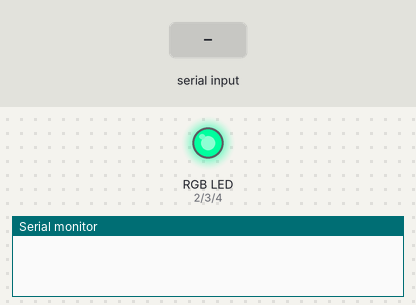
Bench run of a sketch on a simulated Arduino Uno, built with avr-gcc and run on an emulated ATmega328P. Parts: an RGB LED mixed from three pins (HIGH = lit), the last lines printed to the serial monitor. Inputs (shaded band) come from the test bench.

Above: at 1.2 s.
1.3 s: "90,45\n" received over Serial
At 1.8 s:
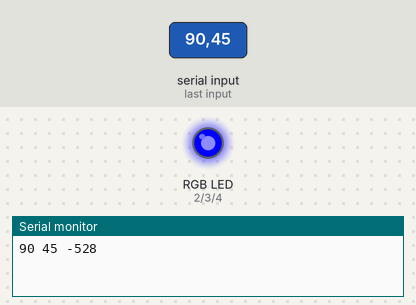
2.8 s: "30,150\n" received over Serial
At 3.7 s:
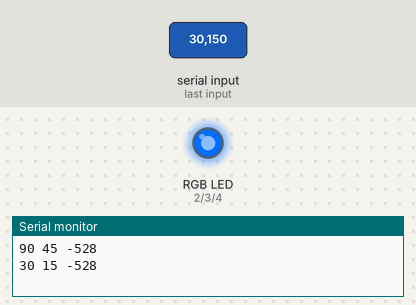
4.3 s: "0\n" received over Serial
At 5.5 s:
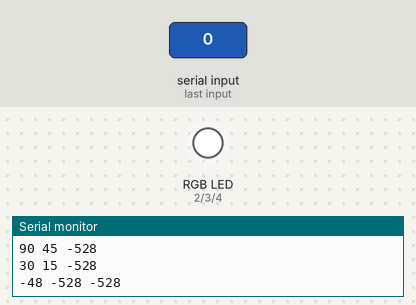
5.8 s: "5\n" received over Serial
At 7.0 s:
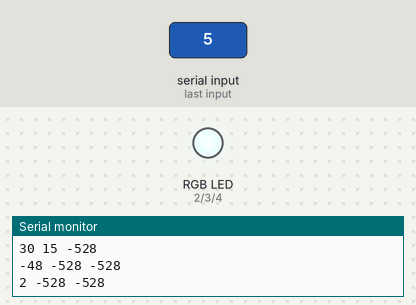
7.3 s: "90\n" received over Serial
At 7.7 s:
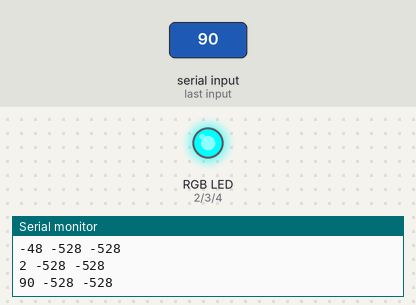
Timing chart, 0 to 9.8 s (numbered marks = the images above; inputs shaded):
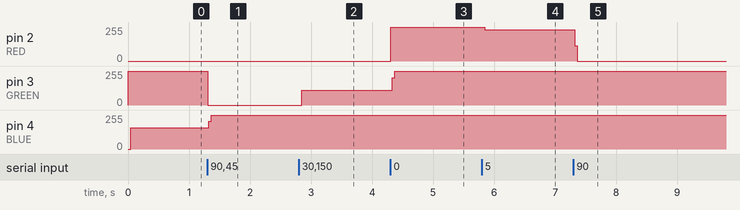

The sketch:

RGBColourMixer_v1.1.ino
```cpp
/*
 *  University College Dublin
 *  School of Electronic and Electrical Engineering
 *
 *  ElecSoc
 *
 *  Robotics Officer: Chukwuebuka Amadi-Obi
 *
 *  Script Name  : RGB Colour Mixer
 *  Author       : Joe Biju, David Remenyik
 *  Date         : 07 February 2024
 *
 *  ### SCRIPT OVERVIEW
 *
 *  ## Objective
 *  - Program should take in RGB values for a colour (0-255), and use PWM to
 *    achieve an appropriate colour in 4-pin RGB LED with common anode
 *  - It should be programmed so it acts with minimal/no delay, as this is to be
 *    scaled up to 512 LEDs together
 *
 *  ## Script Details
 *  - The script avoids the use of the delay() function, instead opting for millis()
 *    and if condition to check if a block of code should run/wait
 *      - The delay() functions causes the whole script to halt, preventin scripts
 *        from runnning in parallel
 *  - It is currently intended for one LED only
 *  - It should use Serial Port to communicate with computer/other software to
 *    update the colours rather than manually
 *
 *  ### LIMITATIONS
 *  - Must convert RGB values in 255 form into 0-25 range
 *  - To force a colour to stay permanetly on, -1 must be used [FIXED?]
 *  - Reading in from Serial Port, conversions from String - Char - Int is inefficient,
 *    and also require converting ASCII to Integer
 *  - There's defo some other stuff but can't think of any rn
 *
 *  ### VERSIONS
 *  V0.1 (Done) -  31 January 2024
 *  - LED connected to Arduino
 *  - Basic PWM using delay()
 *  - Trial using millis() with mod (%). Unable to test if worked
 *
 *  V1.1 (Done) -  07 January 2024
 *  - Switch to use of millis()
 *  - Can read in inputs from Serial Monitor Window ('New Line' selected)
 *    in the form ##,##,## and convert RGB values into colour on LED
 *      - Note: Colour doesn't always match perfectly due to brightness of LED
 *  - Attempted Unity integration where spacebar would toggle the LED on/off
 *
 *  V1.2 (Planned)
 *  - Address limitations listed above
 *      - Try introduce a mapping function convert 0-255 range to 0-25
 *  - Add !redStatus etc. to invert bool operator in digitalWrite() and use
 *    'TRUE' and 'FALSE' to make it easier to understand if light selected ON or OFF
 *
 */


//------------------------------------
#define RED 2
#define GREEN 3
#define BLUE 4


//------------------------------------
bool redStatus = 1;  //Off
bool greenStatus = 1;
bool blueStatus = 1;
int redTick = 0;
int greenTick = 0;
int blueTick = 0;

//Set colour (map 0-255 -> 0-25)
//Example: Teal = rgb(88, 159, 164) -> 9, 16, 16
int redIntensity = 25;  //100% (Full) brightness
int greenIntensity = 0; //0% (No) brightness
int blueIntensity = 10; //40% brightness


char receivedCharData[10] = "00,00,00"; //For Serial.readStringUnitl() to be converted to Char array
char serialMsg[20]; //Degugging: For outputting messages to console, in combination with sprintf()


//------------------------------------
void setup() {
  Serial.begin(9600);
  pinMode(RED, OUTPUT);
  pinMode(GREEN, OUTPUT);
  pinMode(BLUE, OUTPUT);

  //Turn off all LEDS
  // digitalWrite(RED, HIGH);
  // digitalWrite(GREEN, HIGH);
  // digitalWrite(BLUE, HIGH);

}


//------------------------------------
void loop() {
  //Edit colours using Serial Communication
  if (Serial.available() > 0) { //Check if Serial Connection is open before trying to read
    // int a = Serial.read()); //Will read integers and convert to ASCII. Each integer is outputted individually
    // Serial.println(a, DEC); //Attempt to convert into decimal format
    String receivedData = Serial.readStringUntil('\n'); //When using 'Arduino Serial Monitor', select 'New Line'
    receivedData.toCharArray(receivedCharData, 10);

    //Change intensities to selected values
    //As input must (should) be in form '##,##,##', we can just take indexes 0,1,3,4,6,7
    redIntensity = (receivedData[0] - 48) * 10 + receivedData[1] - 48;  //ASCII value of '0' is '48'
    greenIntensity = (receivedData[3] - 48) * 10 + receivedData[4] - 48;
    blueIntensity = (receivedData[6] - 48) * 10 + receivedData[7] - 48;

    //EXAMPLE:
    //[User Input]  10,10,10
    //['receivedCharData' would contain]  '49','48','44','49','48','44','49','48','44' [49=1, 48=0, 44=,]

    //DEBUG: Confirm input with Serial output
    sprintf(serialMsg, "%d %d %d", redIntensity, greenIntensity, blueIntensity);
    Serial.println(serialMsg);

    //Code for Unity Integration
    // if (receivedData == "ON") {
    //   redIntensity = 25;  // Always On
    // // } else if (receivedData == "LED_OFF") {
    // //   digitalWrite(LED_BUILTIN, LOW);
    // } else if (receivedData == "OFF") {
    //   redIntensity = -1; //Always off
    // }
  }

  //Refresh colours every 1ms
  if ((millis() % 1) == 0) { digitalWrite(RED, redStatus); }
  if ((millis() % 1) == 0) { digitalWrite(GREEN, greenStatus); }
  if ((millis() % 1) == 0) { digitalWrite(BLUE, blueStatus); }

  //redTick and check redStatus
  if (redTick < redIntensity) { redStatus = 0; redTick++; }  //Keep light ON
  else if (redTick < 25) { redStatus = 1; redTick++; } //Keep light OFF
  else if (redTick >= 25) { redTick = 0; }  //Reset tick (25 max Intensity)

  //greenTick and check greenStatus
  if (greenTick < greenIntensity) { greenStatus = 0; greenTick++; } //Keep light ON
  else if (greenTick < 25) { greenStatus = 1; greenTick++; } //Keep light OFF
  else if (greenTick >= 25) { greenTick = 0; }  //Reset tick (25 max Intensity)

  //blueTick and check blueStatus
  if (blueTick < blueIntensity) { blueStatus = 0; blueTick++; } //Keep light ON
  else if (blueTick < 25) { blueStatus = 1; blueTick++; } //Keep light OFF
  else if (blueTick >= 25) { blueTick = 0; }  //Reset tick (25 max Intensity)

}

//OBSOLETE
//void loop() {
  // if ((millis() % 1000) == 0) { colourOn(RED, 0, 0);} else {colourOn(RED, 1, 1);}
  // if ((millis() % 1000) == 0) { colourOn(GREEN, 0, 0);}  else {colourOn(GREEN, 1, 1);}
  // if ((millis() % 1000) == 0) { colourOn(BLUE, 0, 0);}  else {colourOn(BLUE, 1, 1);}
  // colourOn(GREEN, 4, 1);
  // colourOn(BLUE, 1, 1);
  // digitalWrite(RED, LOW);
  //Always digitalWRite(currentSetting);
  //Update each tic of loop until specificed number is reached
  //Change status
//}
// void colourOn(char colour, int t1, int t2) {

//   digitalWrite(colour, t1);
// delay(t1);
// digitalWrite(colour, HIGH);
// delay(t2);
// }
```

Measured:
- after the input at 1.3 s, pin 3 (GREEN): 255/255 → 0/255 at once
- after the input at 2.8 s, pin 3 (GREEN): 0/255 → 109/255 after 0.05 s
- after the input at 4.3 s, pin 2 (RED): 0/255 → 255/255 at once; pin 3 (GREEN): 109/255 → 255/255 at once
- after the input at 5.8 s, pin 2 (RED): 255/255 → 235/255 at once
- after the input at 7.3 s, pin 2 (RED): 235/255 → 0/255 at once
